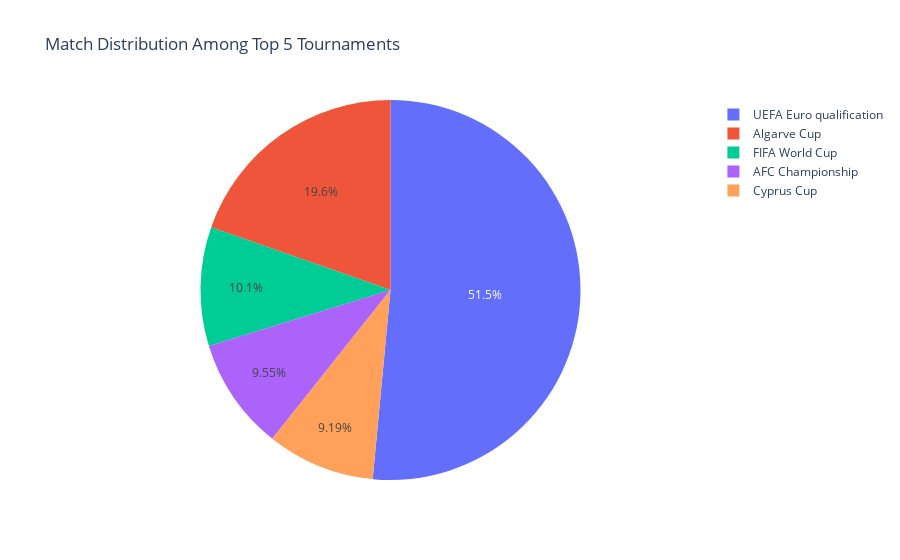

The code cell stored with this chart in its notebook:
### Code cell
tournament_counts = df_results['tournament'].value_counts()

top_tournaments = tournament_counts.nlargest(5)

pie_data = top_tournaments.reset_index()
pie_data.columns = ['tournament', 'match_count']

fig = go.Figure(
    data=[go.Pie(
        labels=pie_data['tournament'],
        values=pie_data['match_count'],
        hovertemplate="<b>%{label}</b><br>Matches: %{value}<extra></extra>"
    )]
)

fig.update_layout(
    title_text='Match Distribution Among Top 5 Tournaments'
)

fig.show()

### Figure 1 — Plotly figure (JSON) as saved in the notebook; plotly's stock layout.template omitted (floating-point values rounded to 4 significant figures)
{"data": [{"hovertemplate": "<b>%{label}</b><br>Matches: %{value}<extra></extra>", "labels": ["UEFA Euro qualification", "Algarve Cup", "FIFA World Cup", "AFC Championship", "Cyprus Cup"], "type": "pie", "values": [1445, 551, 284, 268, 258]}], "layout": {"title": {"text": "Match Distribution Among Top 5 Tournaments"}}}
